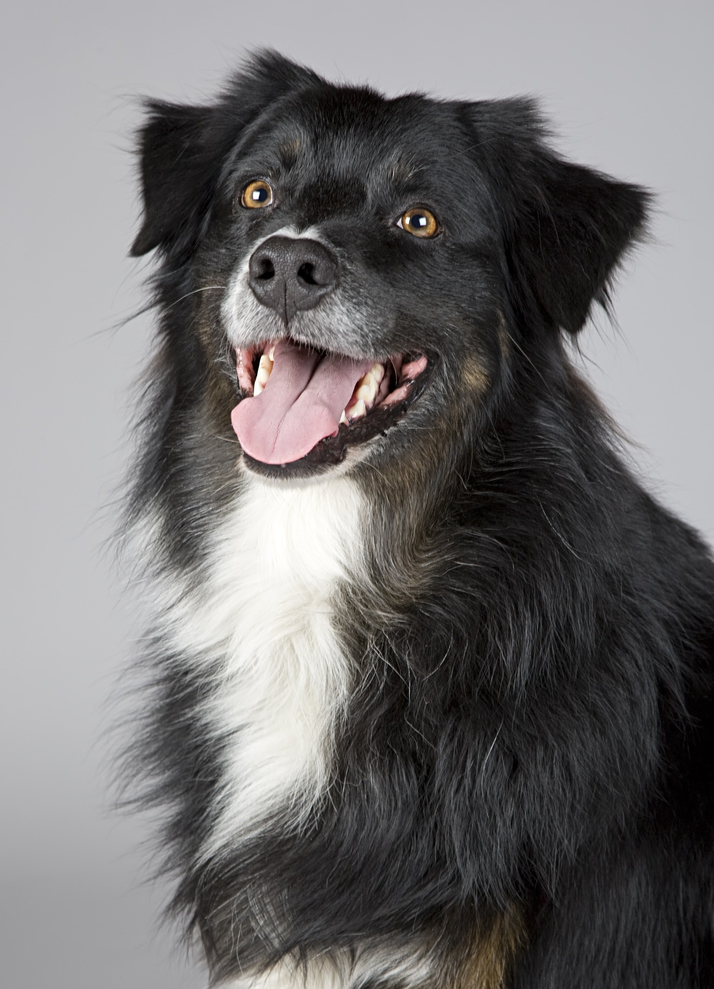
#> input picture Esercitazione_8/cane.png, 714 x 989 px, shrunk from 1535 x 2126 before the run
$ python compression_svd.py
#> lines starting #> are read from the running program, lines starting #| are printed output that depends on the picture; long printed decimals are rounded
from matplotlib.image import imread
import matplotlib.pyplot as plt
import numpy as np

A = imread('cane.png')
#> A is the input picture: shape (989, 714, 3) float32; mean R, G, B 0.45, 0.442, 0.444
# A è una matrice  M x N x 3, essendo un'immagine RGB
# A(:,:,1) Red A(:,:,2) Blue A(:,:,3) Green
# su una scala tra 0 e 1
print(f"A.shape: {str(A.shape)}")
#| A.shape: (989, 714, 3)

X = np.mean(A, -1);  # media lungo l'ultimo asse, cioè 2
img = plt.imshow(X)
img.set_cmap('gray')
plt.axis('off')
plt.show()

# If full_matrices=True (default), u and vT have the shapes (M, M) and (N, N), respectively.
# Otherwise, the shapes are (M, K) and (K, N), respectively, where K = min(M, N).
U, S, VT = np.linalg.svd(X, full_matrices=False)
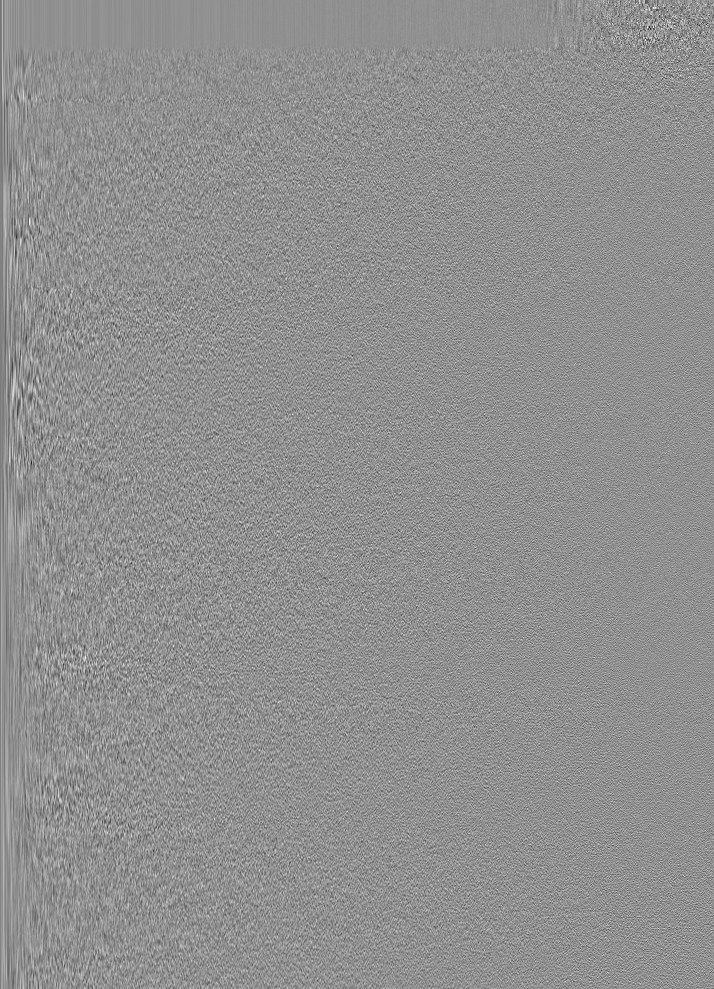
#> U: shape (989, 714) float32; min -0.252, max 0.193, mean -3.88e-05; drawn with min black and max white
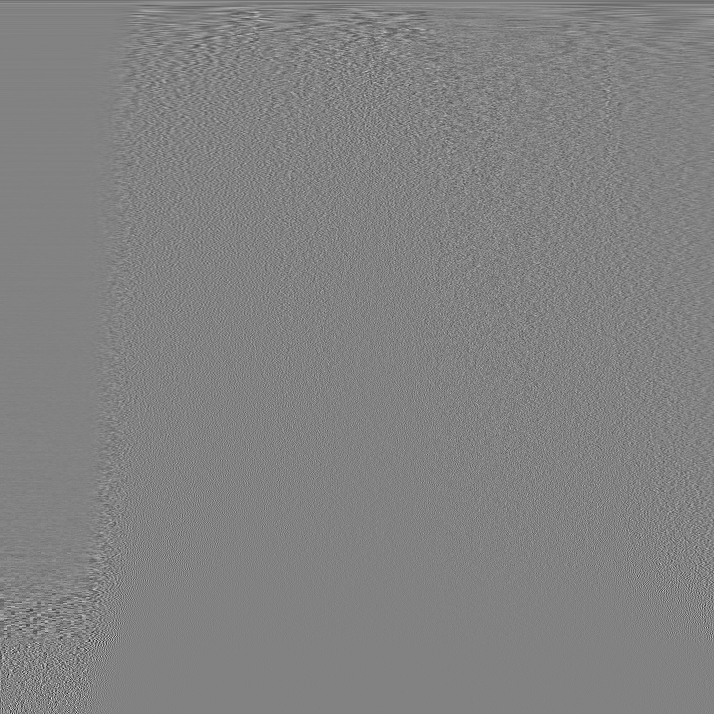
#> VT: shape (714, 714) float32; min -0.418, max 0.4, mean -4.29e-05; drawn with min black and max white
#> S = 714 values, max 411.1 at index 0, min 0.00759 at index 713, mean 2.24
print(f"S[100:105]: {str(S[100:105])}")
#| S[100:105]: [2.306 2.298  2.276 2.252 2.226]
S = np.diag(S)      #andiamo a diagonalizzare S

j = 0
energy = 0
k_ottimale = 0

# Determinare il valore minimo di k per cui si conserva l’80% dell’energia totale.
for k in range(1, S.shape[0]):
    numeratore = 0
    denominatore = 0
    Xapprox = U[:, :k] @ S[0:k, :k] @ VT[:k, :]

    # somma dei primi k valori singolari
    for i in range(0, k):
        numeratore += S[i][i]

    # somma di tutti i valori singolari
    for i in range(0, S.shape[0]):
        denominatore += S[i][i]

    energy = numeratore / denominatore

    if energy >= 0.8:
        k_ottimale = k
        break
#> this loop made 118 passes
#> pass 1, `Xapprox = U[:, :k] @ S[0:k, :k] @ VT[:k, :]`:
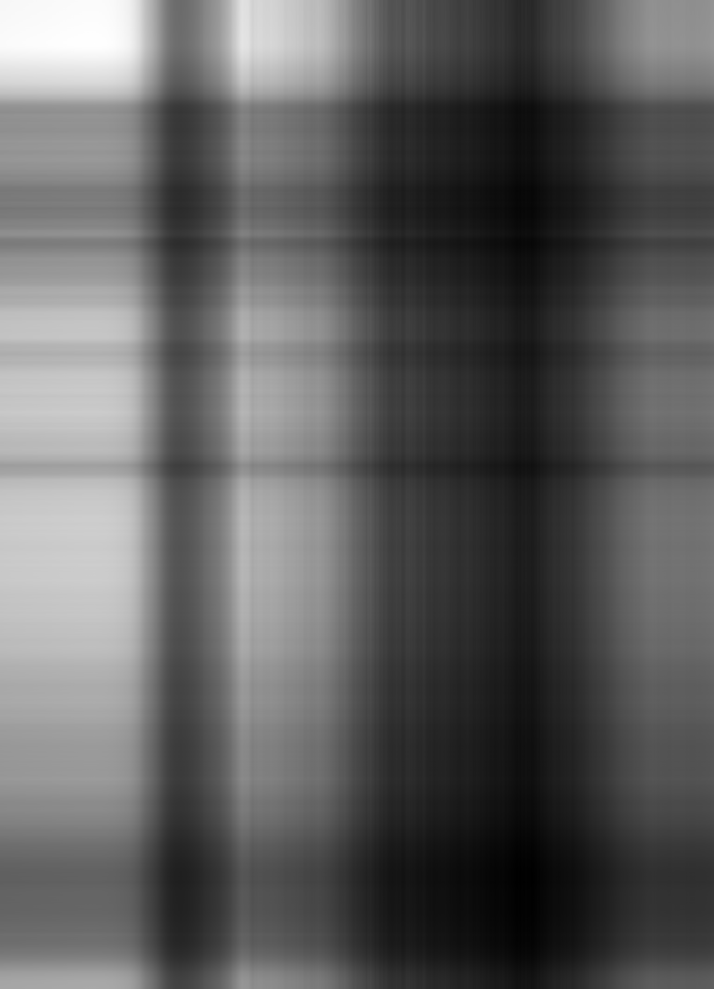
#> Xapprox: shape (989, 714) float32; min 0.118, max 1.01, mean 0.449; drawn with min black and max white
#> pass 3, `Xapprox = U[:, :k] @ S[0:k, :k] @ VT[:k, :]`:
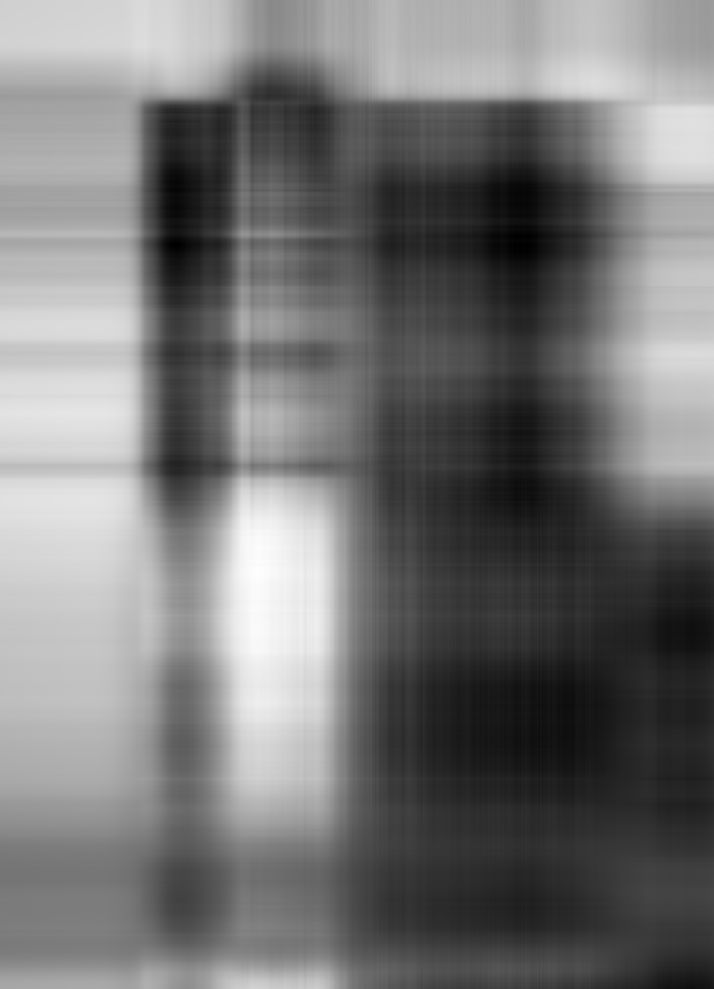
#> Xapprox: shape (989, 714) float32; min -0.0238, max 1, mean 0.446; drawn with min black and max white

print(f"\nValore minimo di k per cui si conserva l'80% dell'energia totale: {k_ottimale}\n")
#| Valore minimo di k per cui si conserva l'80% dell'energia totale: 118

for k in (5, 20, 100, k_ottimale):
    numeratore = 0
    denominatore = 0
    Xapprox = U[: , 0:k] @ S[0:k , 0:k] @ VT[0:k , :]

    for i in range(0, k):
        numeratore += S[i][i]

    for i in range(0, S.shape[0]):
        denominatore += S[i][i]

    energy = numeratore / denominatore
    print(f"Energia conservata con k = {k}: {round(energy, 2)*100}%")

    plt.figure(j + 1)
    j += 1
    img = plt.imshow(Xapprox)
    img.set_cmap('gray')
    plt.axis('off')
    plt.title(f'k = {k}, energia conservata = {round(energy, 2)}')
#> this loop made 4 passes
#> pass 1, `Xapprox = U[: , 0:k] @ S[0:k , 0:k] @ VT[0:k , :]`:
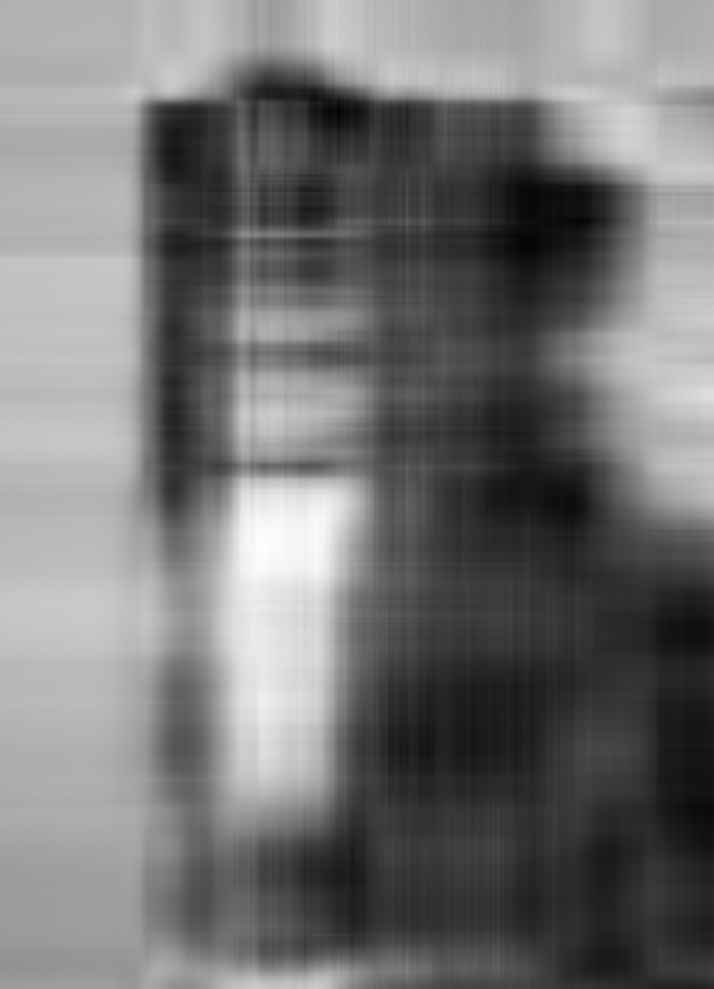
#> Xapprox: shape (989, 714) float32; min -0.0653, max 1.06, mean 0.445; drawn with min black and max white
#> pass 2, `Xapprox = U[: , 0:k] @ S[0:k , 0:k] @ VT[0:k , :]`:
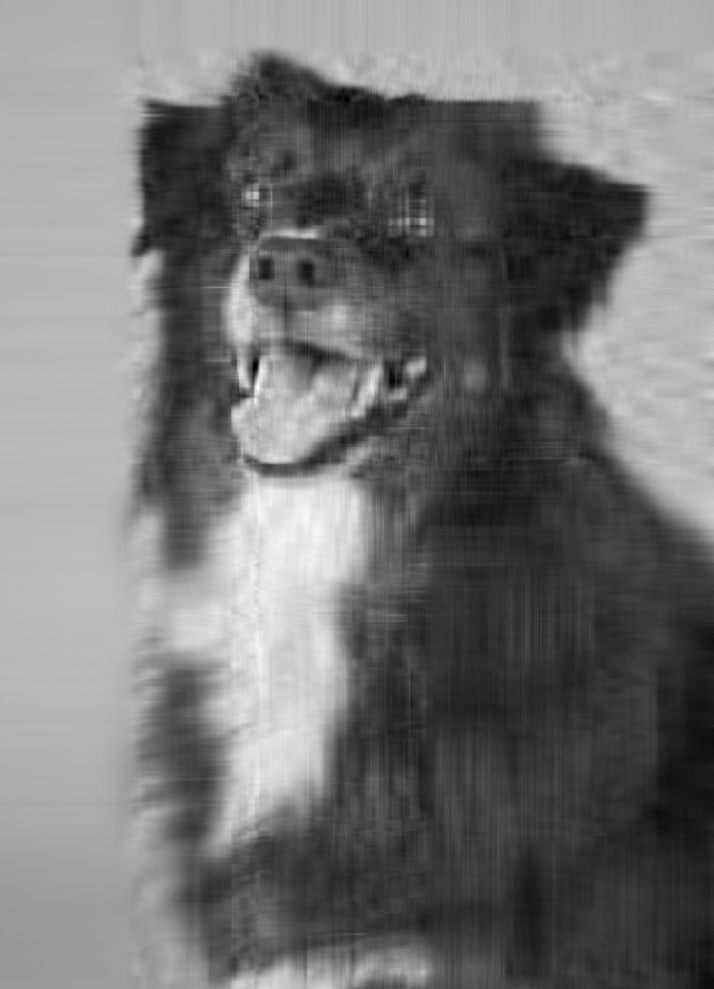
#> Xapprox: shape (989, 714) float32; min -0.0939, max 1.09, mean 0.445; drawn with min black and max white
#> after the loop, j = 4

plt.show()
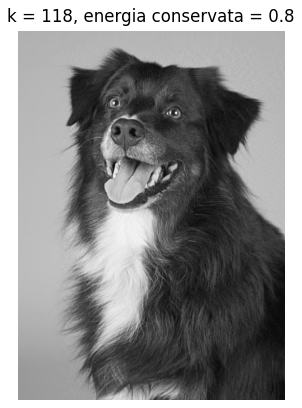
#> figure drawn by matplotlib, 1 panel
